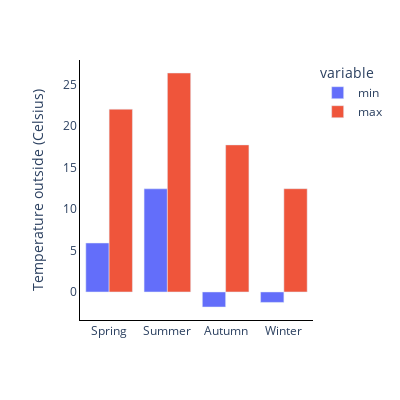

The cell this chart's notebook holds for it:
### Code cell
# TEMPERATURE OUTSIDE BAR MINMAX
# TEMPERATURE INDOOR BAR MINMAX
data_type = 'Temperature outside'

fig = px.bar(df.groupby('Season').describe()[data_type][['min', 'max']].loc[season_list], barmode='group',
            width=400, height=400)
fig.update_layout(plot_bgcolor='rgba(0, 0, 0, 0)', 
                  paper_bgcolor='rgba(0, 0, 0, 0)')
fig.update_xaxes(title_text=None, # tickmode='linear' shows all the months
                 showline=True, linewidth=1, linecolor='black')
fig.update_yaxes(title_text='Temperature outside (Celsius)', 
#                  range=[16,30],
                showline=True, linewidth=1, linecolor='black')

filename = str(file_path + create_filename('season', 'temperature-outside', 'minmax', 'bar'))
print(filename)

fig.show()

### Figure 1 — Plotly figure (JSON) as saved in the notebook; plotly's stock layout.template omitted (floating-point values rounded to 4 significant figures)
{"data": [{"alignmentgroup": "True", "hovertemplate": "variable=min<br>Season=%{x}<br>value=%{y}<extra></extra>", "legendgroup": "min", "marker": {"color": "#636efa"}, "name": "min", "offsetgroup": "min", "orientation": "v", "showlegend": true, "textposition": "auto", "type": "bar", "x": ["Spring", "Summer", "Autumn", "Winter"], "xaxis": "x", "y": [5.9, 12.43, -1.81, -1.26], "yaxis": "y"}, {"alignmentgroup": "True", "hovertemplate": "variable=max<br>Season=%{x}<br>value=%{y}<extra></extra>", "legendgroup": "max", "marker": {"color": "#EF553B"}, "name": "max", "offsetgroup": "max", "orientation": "v", "showlegend": true, "textposition": "auto", "type": "bar", "x": ["Spring", "Summer", "Autumn", "Winter"], "xaxis": "x", "y": [22.02, 26.38, 17.72, 12.44], "yaxis": "y"}], "layout": {"barmode": "group", "height": 400, "legend": {"title": {"text": "variable"}, "tracegroupgap": 0}, "margin": {"t": 60}, "paper_bgcolor": "rgba(0, 0, 0, 0)", "plot_bgcolor": "rgba(0, 0, 0, 0)", "width": 400, "xaxis": {"anchor": "y", "domain": [0, 1], "linecolor": "black", "linewidth": 1, "showline": true, "title": {}}, "yaxis": {"anchor": "x", "domain": [0, 1], "linecolor": "black", "linewidth": 1, "showline": true, "title": {"text": "Temperature outside (Celsius)"}}}}
